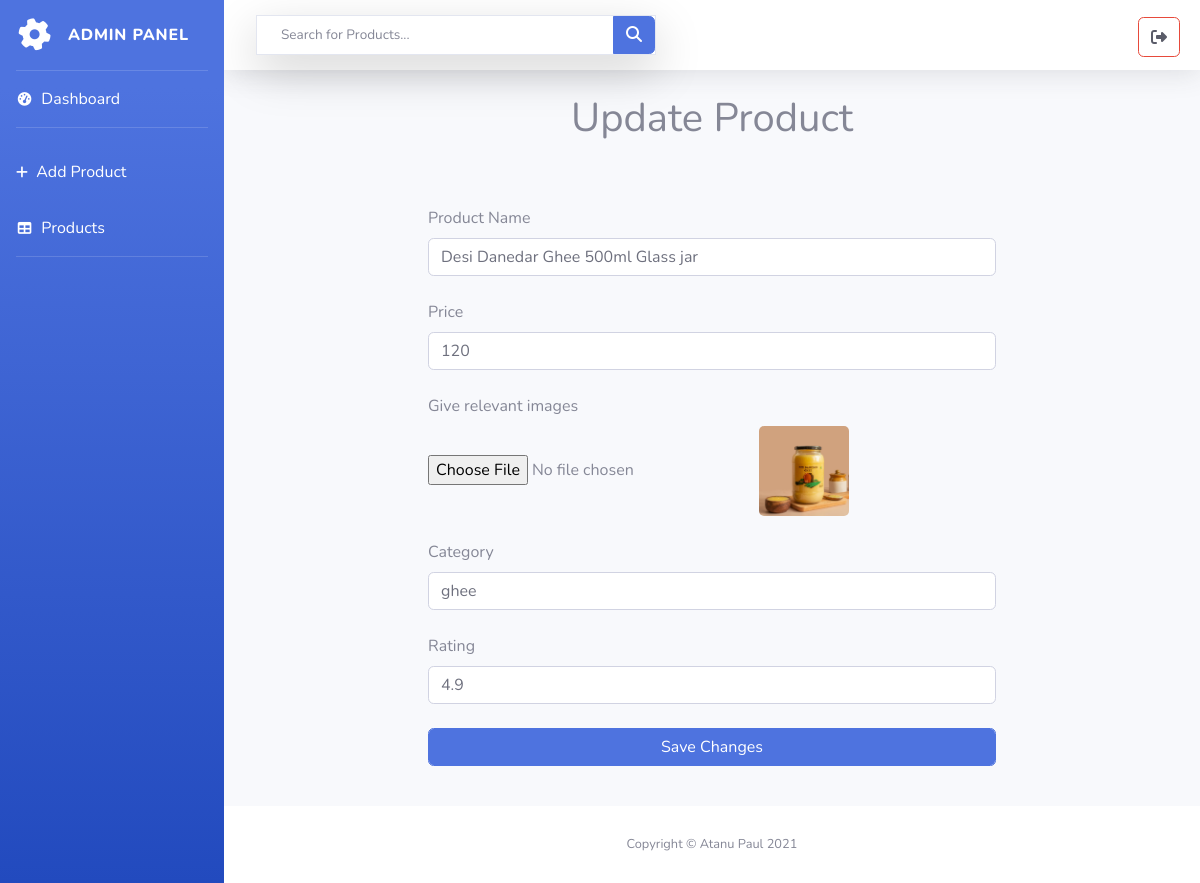
Screenshot of /admin/form.php?id=1 (signed in) with the database file from the repository.
### tables this page shows
CREATE TABLE `products` (
  `id` int(11) NOT NULL,
  `pname` varchar(300) NOT NULL,
  `price` int(30) NOT NULL,
  `image` varchar(300) NOT NULL,
  `category` varchar(100) NOT NULL,
  `description` varchar(500) NOT NULL,
  `rating` float NOT NULL
);

### admin/include/form/product_form.php (the view, shortened to what this page needs)
<?php
$product_id = "";
$pname = "";
$price = "";
$category = "";
$rating = "";
$connect = mysqli_connect("localhost", "root", "", "project");
if (isset($_GET['id'])) {
    $product_id = $_GET['id'];
    $select = "SELECT * FROM products WHERE id = $product_id";
    $select_res = mysqli_query($connect, $select);
    if (mysqli_num_rows($select_res) > 0) {
        $products = mysqli_fetch_array($select_res);
        $pname = $products['pname'];
        $price = $products['price'];
        $category = $products['category'];
        $rating = $products['rating'];
    }
}
?>
<h1 class="text-center mb-5"><?php echo $product_id ? 'Update Product' : 'Add New Product'; ?></h1>
<form action="<?php echo $product_id ? 'include/form/update.php?id=' : 'include/form/insert.php'?>" method="post" enctype="multipart/form-data" class="p-3 mx-auto"
    style="max-width: 600px;">
    <div class="mb-4">
        <label for="price" class="form-label">Product Name</label>
        <input type="text" value="<?php echo $pname?>" name="pname" class="form-control" placeholder="Name of product" required>
    </div>
    <div class="mb-4">
        <label for="price" class="form-label">Price</label>
        <input type="text" value="<?php echo $price?>" name="price" class="form-control" placeholder="Price of product" required>
    </div>
    <div class="my-4">
        <label class="form-label d-block fs-5">Give relevant images</label>
        <input type="file" name="image" <?php if (!$product_id) {echo "required";} ?> />
        <?php if($product_id) { ?>
                <img class="update_image" src="include/form/images/<?php echo $products['image']; ?>" alt="product image" >
        <?php } ?>
    </div>
    <div class="my-4">
        <label class="form-label">Category</label>
        <input type="text" value="<?php echo $category?>" name="category" class="form-control" placeholder="Category of product" required>
    </div>
    <div class="my-4">
        <label class="form-label">Rating</label>
        <input type="text" value="<?php echo $rating?>" name="rating" class="form-control" placeholder="Rating of product" required>
    </div>
    <div class="my-4">
        <button class="form-control btn btn-primary" type="submit"><?php echo $product_id ? 'Save Changes' : 'Add Product' ?></button>
    </div>
</form>

### admin/include/head.php (style rules this page uses)
input, button, select { cursor: pointer; }
input[type="text"] { cursor: auto; }
table .products, .update_image { height: 90px; border-radius: 5px; }

### rows the page displays
products: pname "Desi Danedar Ghee 500ml Glass jar", price "120", image (picture), category "ghee", rating "4.9"
